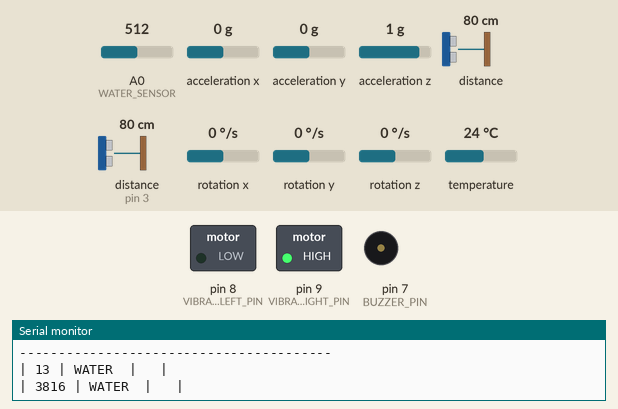
Recording of a sketch running on a simulated Arduino Uno, built with avr-gcc and run on an emulated ATmega328P. Parts: switched loads named in the sketch (green lamp = pin HIGH), buzzer (waves = sounding), the last lines printed to the serial monitor. Dashed ring = blinking. The test bench sets the inputs (shaded band); at power-on: acceleration y 0 g, A0 (WATER_SENSOR) = 512, acceleration x 0 g, acceleration z 1 g, distance to the obstacle 80 cm, distance to the obstacle (sensor on pin 3) 80 cm, rotation x 0 °/s, rotation y 0 °/s, rotation z 0 °/s, temperature 24 °C. The echo pulse lasts 58.3 µs per cm; pins used as bus, display or sensor lines are not drawn.

Above: at 4.6 s.
4.7 s: acceleration y set to -0.4 g
At 9.4 s:
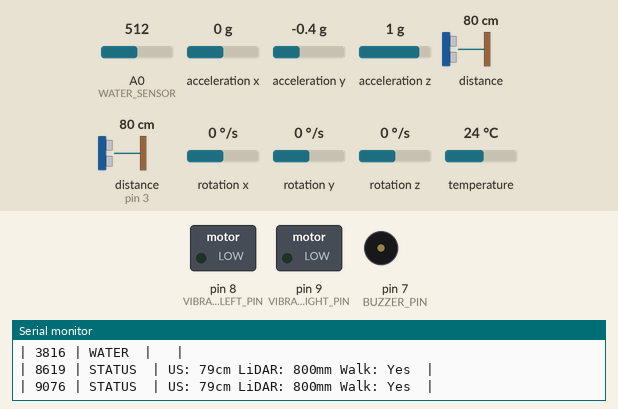
10.5 s: acceleration y set to 0 g
At 10.9 s:
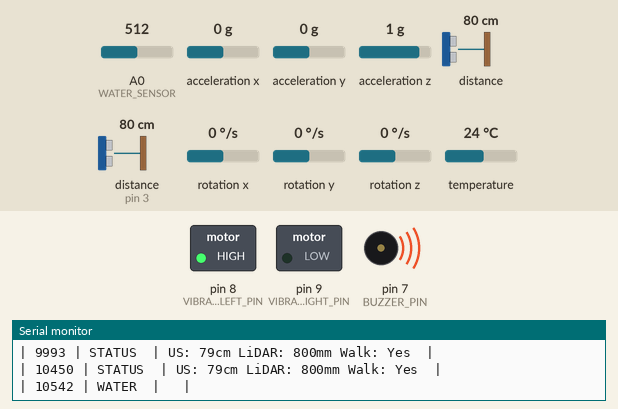
15.9 s: A0 (WATER_SENSOR) set to 215
21.3 s: A0 (WATER_SENSOR) set to 191
Timing chart, 0 to 32.3 s (numbered marks = the images above; inputs shaded):
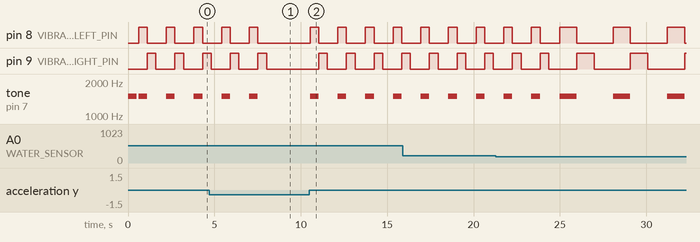

The sketch:

sensor_layer_finalised.ino
```cpp
#include <Wire.h>
#include <Adafruit_MPU6050.h>
#include <Adafruit_Sensor.h>
#include "Adafruit_VL53L0X.h"

// Pin Definitions
#define TRIG_PIN 2
#define ECHO_PIN 3
#define RADAR_PIN 4
#define VIBRATION_LEFT_PIN 8
#define VIBRATION_RIGHT_PIN 9
#define BUZZER_PIN 7
#define WATER_SENSOR A0

// Sensor Objects
Adafruit_MPU6050 mpu;
Adafruit_VL53L0X lidar;

// Radar Settings (Fast Object Detection)
const int RADAR_COOLDOWN = 10000;             // 10-second cooldown
const int RADAR_MIN_DETECTION_TIME = 2000;    // 5s minimum (fast vehicles)
const int RADAR_MAX_DETECTION_TIME = 5000;    // 7s maximum (slow vehicles)
const int WALKING_BLOCK_TIME = 1000;          // 3s blocking after walking
unsigned long lastRadarTime = 0;
unsigned long lastWalkingTime = 0;

// Walking Detection
const float WALKING_THRESHOLD = 2.8;
bool isWalking = false;

// Stair Detection (70-150mm range)
const int STAIR_MIN_HEIGHT = 200;
const int STAIR_MAX_HEIGHT = 300;
unsigned long lastStairTime = 0;

// Serial Output Control
unsigned long lastPrintTime = 0;
const unsigned long PRINT_INTERVAL = 400;

// Vibration Constants
const int SHORT_VIBE = 150;
const int MED_VIBE = 300;
const int LONG_VIBE = 500;
const int DANGER_VIBE = 1000;
const int TILT_VIBE = 350;
const int STAIR_VIBE = 450;

void setup() {
  Serial.begin(115200);
  while (!Serial);

  Serial.println(F("\n=== Smart Navigation Shoe ==="));
  Serial.println(F("Initializing sensors..."));

  // Initialize I/O
  pinMode(VIBRATION_LEFT_PIN, OUTPUT);
  pinMode(VIBRATION_RIGHT_PIN, OUTPUT);
  pinMode(BUZZER_PIN, OUTPUT);
  pinMode(TRIG_PIN, OUTPUT);
  pinMode(ECHO_PIN, INPUT);
  pinMode(RADAR_PIN, INPUT);

  // Initialize I2C Sensors
  Wire.begin();
  if (!mpu.begin() || !lidar.begin()) {
    Serial.println(F("ERROR: Sensor initialization failed!"));
    while(1);
  }

  mpu.setAccelerometerRange(MPU6050_RANGE_8_G);
  Serial.println(F("System Ready"));
  Serial.println(F("----------------------------------------"));
  Serial.println(F("| Time (ms) | Hazard       | Distance   |"));
  Serial.println(F("----------------------------------------"));
}

void loop() {
  updateWalkingState();

  if (!isWalking) {
    if (checkWater()) return;
    if (checkPit()) return;
    checkStairs();
    checkWalls();
    checkRadar();
  } else {
    lastWalkingTime = millis();
  }
  checkTilt();

  printSensorData();
  delay(50);
}

// ==================== IMPROVED RADAR ====================
void checkRadar() {
  static bool radarActive = false;
  static unsigned long detectionStart = 0;

  // Skip if in cooldown or recently walking
  if (millis() - lastRadarTime < RADAR_COOLDOWN ||
      millis() - lastWalkingTime < WALKING_BLOCK_TIME) {
    radarActive = false;
    return;
  }

  bool currentDetection = digitalRead(RADAR_PIN);

  // Detection logic
  if (currentDetection) {
    if (!radarActive) {
      radarActive = true;
      detectionStart = millis();
    }

    // Check if detection duration is in vehicle range (5-7s)
    unsigned long detectionDuration = millis() - detectionStart;
    if (detectionDuration >= RADAR_MIN_DETECTION_TIME &&
        detectionDuration <= RADAR_MAX_DETECTION_TIME) {
      printDetection("VEHICLE", 0);

      // Emergency alert pattern
      for (int i = 0; i < 3; i++) {
        tone(BUZZER_PIN, 1800, 200);
        safeVibrate(300, 300, 1);
        delay(400);
        noTone(BUZZER_PIN);
        delay(300);
      }

      lastRadarTime = millis();
      radarActive = false;
    }
  } else {
    radarActive = false;
  }
}

// ==================== SENSOR FUNCTIONS ====================
void updateWalkingState() {
  sensors_event_t a, g, temp;
  mpu.getEvent(&a, &g, &temp);
  isWalking = (abs(a.acceleration.y) > WALKING_THRESHOLD);
}

bool checkWater() {
  int waterLevel = analogRead(WATER_SENSOR);
  if (waterLevel > 200) {
    printDetection("WATER", 0);
    triggerAlert(3, LONG_VIBE, true);
    return true;
  }
  return false;
}

bool checkPit() {
  VL53L0X_RangingMeasurementData_t measure;
  lidar.rangingTest(&measure, false);
  if (measure.RangeStatus != 4 && measure.RangeMilliMeter > 300) {
    printDetection("DEEP PIT", measure.RangeMilliMeter);
    triggerAlert(2, DANGER_VIBE, true);
    return true;
  }
  return false;
}

void checkStairs() {
  if (millis() - lastStairTime < 2000) return;

  VL53L0X_RangingMeasurementData_t measure;
  lidar.rangingTest(&measure, false);
  if (measure.RangeStatus == 4) return;

  sensors_event_t a, g, temp;
  mpu.getEvent(&a, &g, &temp);

  if (measure.RangeMilliMeter >= STAIR_MIN_HEIGHT &&
      measure.RangeMilliMeter <= STAIR_MAX_HEIGHT &&
      a.acceleration.z > 7.0 &&
      abs(a.acceleration.y) < 2.0) {
    printDetection("STAIR", measure.RangeMilliMeter);
    safeVibrate(STAIR_VIBE, STAIR_VIBE, 1);
    lastStairTime = millis();
  }
}

void checkWalls() {
  int dist = getUltrasonicDistance();
  if (dist > 40 && dist <= 100) {
    printDetection("WALL", dist);
    int vibeTime = map(dist, 20, 80, LONG_VIBE, SHORT_VIBE);
    safeVibrate(vibeTime, vibeTime, 1);
  }
}

void checkTilt() {
  if (isWalking) return;

  sensors_event_t a, g, temp;
  mpu.getEvent(&a, &g, &temp);

  if (a.acceleration.x > 3.0) {
    printDetection("TILT RIGHT", a.acceleration.x * 10);
    safeVibrate(TILT_VIBE, 0, 1);
  }
  else if (a.acceleration.x < -3.0) {
    printDetection("TILT LEFT", a.acceleration.x * 10);
    safeVibrate(0, TILT_VIBE, 1);
  }
}

// ==================== UTILITY FUNCTIONS ====================
void printDetection(const char* hazard, int value) {
  Serial.print("| ");
  Serial.print(millis());
  Serial.print(" | ");
  Serial.print(hazard);
  Serial.print("\t| ");
  if (value != 0) Serial.print(value);
  Serial.println("\t|");
}

void printSensorData() {
  if (millis() - lastPrintTime >= PRINT_INTERVAL) {
    Serial.print("| ");
    Serial.print(millis());
    Serial.print(" | STATUS\t| US: ");
    Serial.print(getUltrasonicDistance());
    Serial.print("cm LiDAR: ");

    VL53L0X_RangingMeasurementData_t measure;
    lidar.rangingTest(&measure, false);
    if (measure.RangeStatus != 4) {
      Serial.print(measure.RangeMilliMeter);
      Serial.print("mm");
    } else {
      Serial.print("N/A");
    }

    Serial.print(" Walk: ");
    Serial.print(isWalking ? "Yes" : "No");
    Serial.println("\t|");

    lastPrintTime = millis();
  }
}

int getUltrasonicDistance() {
  digitalWrite(TRIG_PIN, LOW);
  delayMicroseconds(2);
  digitalWrite(TRIG_PIN, HIGH);
  delayMicroseconds(10);
  digitalWrite(TRIG_PIN, LOW);
  long duration = pulseIn(ECHO_PIN, HIGH);
  return duration * 0.034 / 2;
}

void triggerAlert(int bursts, int duration, bool useBuzzer) {
  for (int i = 0; i < bursts; i++) {
    if (useBuzzer) tone(BUZZER_PIN, 1500, duration);
    safeVibrate(duration, duration, 1);
    delay(duration + 100);
    if (useBuzzer) noTone(BUZZER_PIN);
  }
}

void vibratePattern(int pulses, int duration) {
  safeVibrate(duration, duration, pulses);
}

void safeVibrate(int leftDur, int rightDur, int count) {
  static unsigned long lastVib = 0;
  if (millis() - lastVib < 300) return;

  for (int i = 0; i < count; i++) {
    if (leftDur > 0) {
      digitalWrite(VIBRATION_LEFT_PIN, HIGH);
      delay(leftDur);
      digitalWrite(VIBRATION_LEFT_PIN, LOW);
    }
    if (rightDur > 0) {
      digitalWrite(VIBRATION_RIGHT_PIN, HIGH);
      delay(rightDur);
      digitalWrite(VIBRATION_RIGHT_PIN, LOW);
    }
    if (i < count - 1) delay(100);
  }
  lastVib = millis();
}
```

Measured:
- the behaviour switches between -0.2 and -0.3 g on acceleration y (found by bisection; images 0 and 1)
- after the input at 4.7 s, pin 8 (VIBRATION_LEFT_PIN): goes on until 7.5 s, then stays LOW; tone on pin 7 (BUZZER_PIN): goes on until 7.5 s, then stays silent
- after the input at 10.5 s, pin 8 (VIBRATION_LEFT_PIN): alternates HIGH for 0.50 s and LOW for 1.1 s, starting at once; pin 9 (VIBRATION_RIGHT_PIN): alternates HIGH for 0.50 s and LOW for 1.1 s, starting after 0.54 s; tone on pin 7 (BUZZER_PIN): alternates 1500 Hz for 0.50 s and silent for 1.1 s, starting at once
- by itself, pin 8 (VIBRATION_LEFT_PIN): alternates HIGH for 0.50 s and LOW for 1.1 s
- by itself, pin 9 (VIBRATION_RIGHT_PIN): alternates HIGH for 0.50 s and LOW for 1.1 s, 5 changes in all, then stays LOW
- by itself, tone on pin 7 (BUZZER_PIN): plays 1500 Hz for 0.50 s, 1500 Hz for 0.50 s, 1500 Hz for 0.50 s, 1500 Hz for 0.50 s
